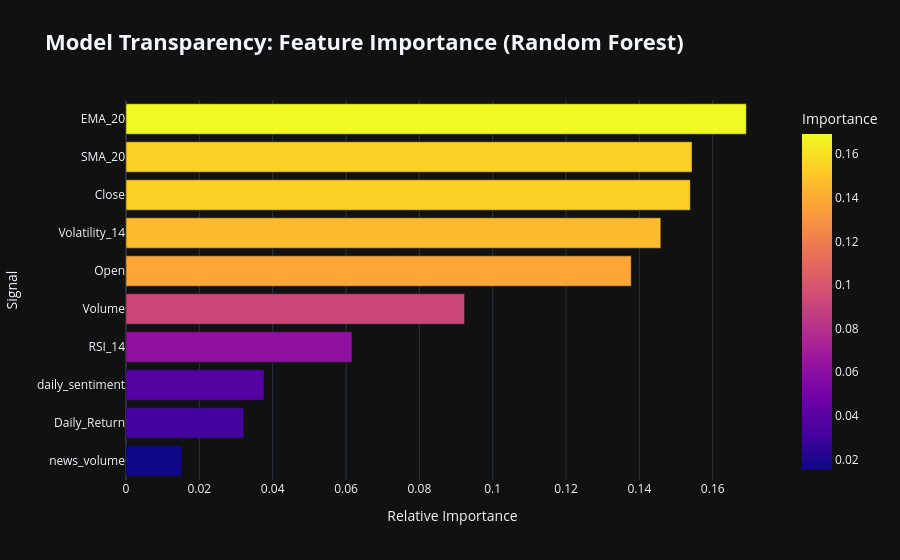

Source (notebook cell):
### Code cell
# 1. Extraction des importances du modèle Random Forest
importance_df_rf = pd.DataFrame({
    'Feature': features,
    'Importance': best_rf_model.feature_importances_
}).sort_values(by='Importance', ascending=True)

# 2. Création d'un graphique à barres horizontales (Thème 'Plasma' pour différencier du XGBoost)
fig_importance_rf = px.bar(
    importance_df_rf, 
    x='Importance', 
    y='Feature', 
    orientation='h',
    title="<b>Model Transparency: Feature Importance (Random Forest)</b>",
    color='Importance',
    color_continuous_scale='Plasma' 
)

fig_importance_rf.update_layout(
    template='plotly_dark', 
    title_font_size=22,
    xaxis_title="Relative Importance",
    yaxis_title="Signal"
)

fig_importance_rf.show()

### Figure 1 — Plotly figure (JSON) as saved in the notebook; plotly's stock layout.template omitted (floating-point values rounded to 4 significant figures)
{"data": [{"hovertemplate": "Importance=%{marker.color}<br>Feature=%{y}<extra></extra>", "legendgroup": "", "marker": {"color": [0.01523, 0.03213, 0.03766, 0.06164, 0.09233, 0.1378, 0.1458, 0.1539, 0.1544, 0.1692], "coloraxis": "coloraxis", "pattern": {"shape": ""}}, "name": "", "orientation": "h", "showlegend": false, "textposition": "auto", "type": "bar", "x": [0.01523, 0.03213, 0.03766, 0.06164, 0.09233, 0.1378, 0.1458, 0.1539, 0.1544, 0.1692], "xaxis": "x", "y": ["news_volume", "Daily_Return", "daily_sentiment", "RSI_14", "Volume", "Open", "Volatility_14", "Close", "SMA_20", "EMA_20"], "yaxis": "y"}], "layout": {"barmode": "relative", "coloraxis": {"colorbar": {"title": {"text": "Importance"}}, "colorscale": [[0, "#0d0887"], [0.1111, "#46039f"], [0.2222, "#7201a8"], [0.3333, "#9c179e"], [0.4444, "#bd3786"], [0.5556, "#d8576b"], [0.6667, "#ed7953"], [0.7778, "#fb9f3a"], [0.8889, "#fdca26"], [1, "#f0f921"]]}, "legend": {"tracegroupgap": 0}, "title": {"font": {"size": 22}, "text": "<b>Model Transparency: Feature Importance (Random Forest)</b>"}, "xaxis": {"anchor": "y", "domain": [0, 1], "title": {"text": "Relative Importance"}}, "yaxis": {"anchor": "x", "domain": [0, 1], "title": {"text": "Signal"}}}}
